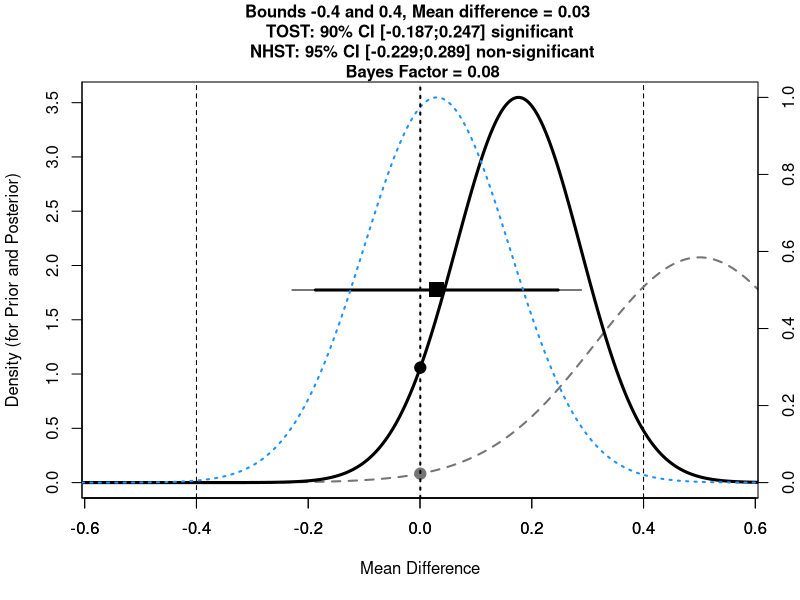
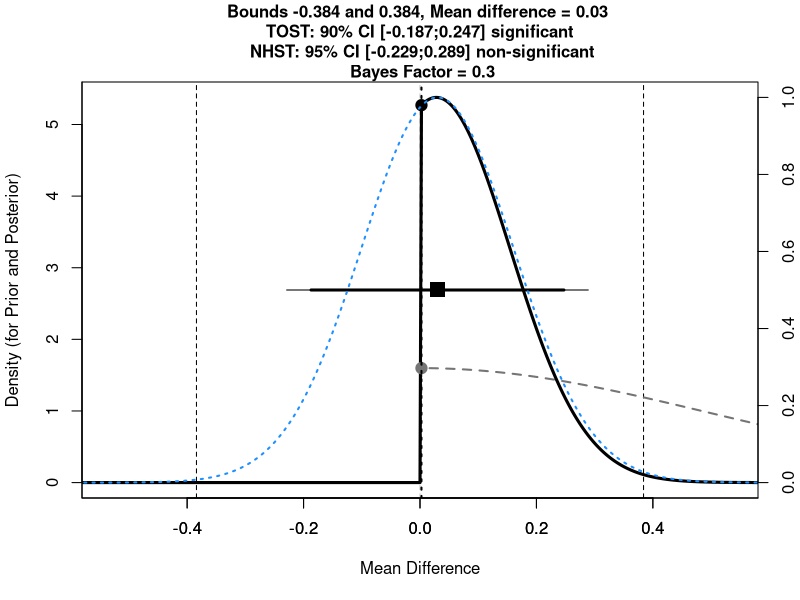
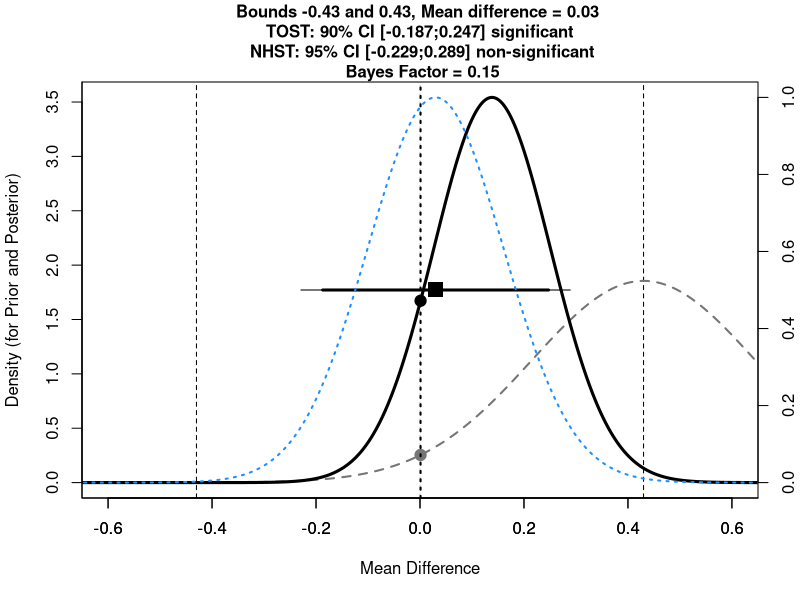
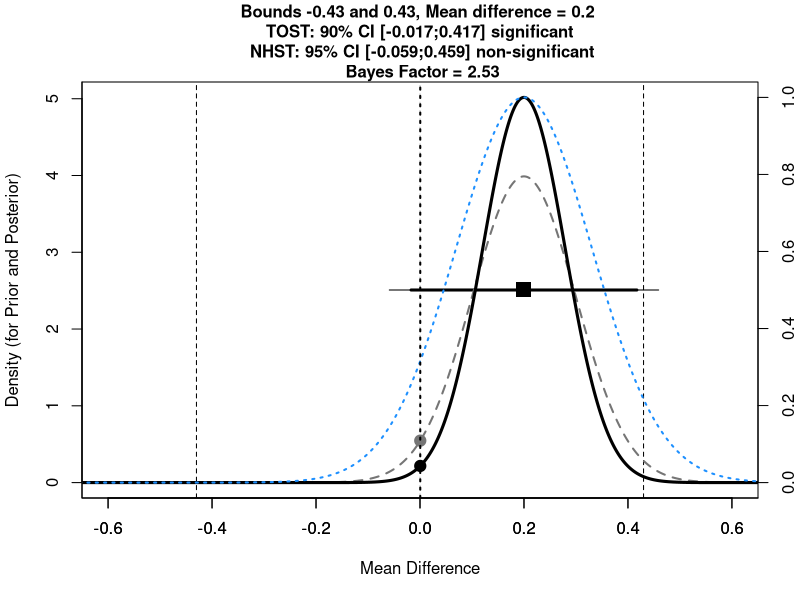
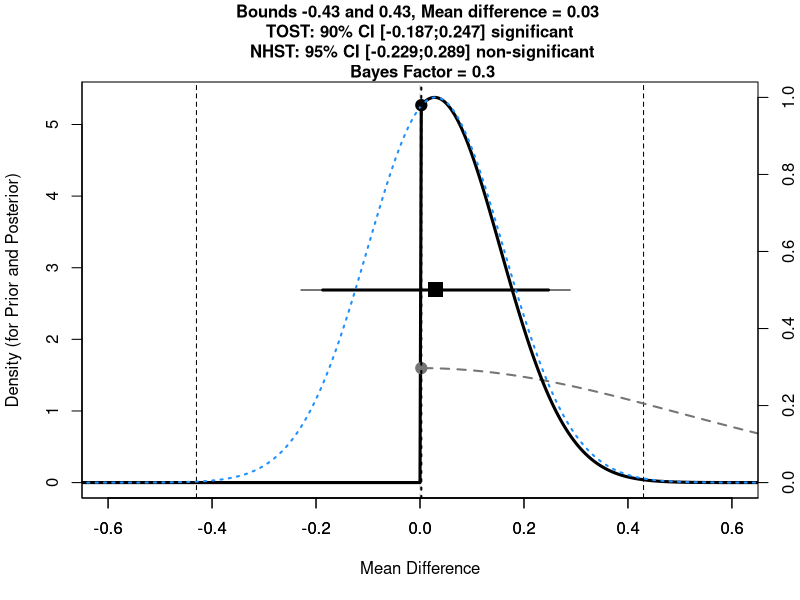
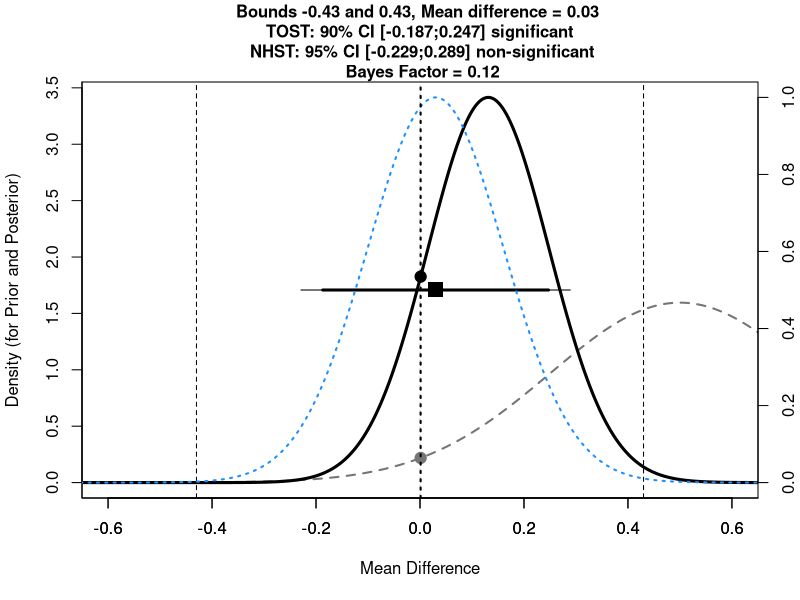

These figures' R source, in order: (Note: this script raises an error after producing the figures.)
TOSTtwo.raw.bf<-function(m1,m2,sd1,sd2,n1,n2,low_eqbound, high_eqbound, alpha, var.equal, prior_dist, effect_prior, se_prior, df_prior, uniform_lower_bound, uniform_upper_bound)
  {
  if(missing(alpha)) {
    alpha<-0.05
  }
  if(missing(var.equal)) {
    var.equal<-FALSE
  }
  if(var.equal==TRUE) {
    sdpooled<-sqrt((((n1 - 1)*(sd1^2)) + (n2 - 1)*(sd2^2))/((n1+n2)-2)) #calculate sd pooled
    t1<-((m1-m2)-low_eqbound)/(sdpooled*sqrt(1/n1 + 1/n2))
    degree_f<-n1+n2-2
    p1<-pt(t1, degree_f, lower.tail=FALSE)
    t2<-((m1-m2)-high_eqbound)/(sdpooled*sqrt(1/n1 + 1/n2))
    p2<-pt(t2, degree_f, lower.tail=TRUE)
    LL90<-(m1-m2)-qt(1-alpha, degree_f)*(sdpooled*sqrt(1/n1 + 1/n2))
    UL90<-(m1-m2)+qt(1-alpha, degree_f)*(sdpooled*sqrt(1/n1 + 1/n2))
    LL95<-(m1-m2)-qt(1-(alpha/2), degree_f)*(sdpooled*sqrt(1/n1 + 1/n2))
    UL95<-(m1-m2)+qt(1-(alpha/2), degree_f)*(sdpooled*sqrt(1/n1 + 1/n2))
    t<-(m1-m2)/(sdpooled*sqrt(1/n1 + 1/n2))
    pttest<-2*pt(-abs(t), df=degree_f)
  } else {
    sdpooled<-sqrt((sd1^2 + sd2^2)/2) #calculate sd root mean squared for Welch's t-test
    t1<-((m1-m2)-low_eqbound)/sqrt(sd1^2/n1 + sd2^2/n2) #welch's t-test lower bound
    degree_f<-(sd1^2/n1+sd2^2/n2)^2/(((sd1^2/n1)^2/(n1-1))+((sd2^2/n2)^2/(n2-1))) #degrees of freedom for Welch's t-test
    p1<-pt(t1, degree_f, lower.tail=FALSE) #p-value for Welch's TOST t-test
    t2<-((m1-m2)-high_eqbound)/sqrt(sd1^2/n1 + sd2^2/n2) #welch's t-test upper bound
    p2<-pt(t2, degree_f, lower.tail=TRUE) #p-value for Welch's TOST t-test
    t<-(m1-m2)/sqrt(sd1^2/n1 + sd2^2/n2) #welch's t-test NHST
    pttest<-2*pt(-abs(t), df=degree_f) #p-value for Welch's t-test
    LL90<-(m1-m2)-qt(1-alpha, degree_f)*sqrt(sd1^2/n1 + sd2^2/n2) #Lower limit for CI Welch's t-test
    UL90<-(m1-m2)+qt(1-alpha, degree_f)*sqrt(sd1^2/n1 + sd2^2/n2) #Upper limit for CI Welch's t-test
    LL95<-(m1-m2)-qt(1-(alpha/2), degree_f)*sqrt(sd1^2/n1 + sd2^2/n2) #Lower limit for CI Welch's t-test
    UL95<-(m1-m2)+qt(1-(alpha/2), degree_f)*sqrt(sd1^2/n1 + sd2^2/n2) #Upper limit for CI Welch's t-test
  }
  ptost<-max(p1,p2) #Get highest p-value for summary TOST result
  ttost<-ifelse(abs(t1) < abs(t2), t1, t2) #Get lowest t-value for summary TOST result
  dif<-(m1-m2)
  testoutcome<-ifelse(pttest<alpha,"significant","non-significant")
  TOSToutcome<-ifelse(ptost<alpha,"significant","non-significant")
  if(var.equal == TRUE) {
    message(cat("Using alpha = ",alpha," Student's t-test was ",testoutcome,", t(",degree_f,") = ",t,", p = ",pttest,sep=""))
    cat("\n")
    message(cat("Using alpha = ",alpha," the equivalence test based on Student's t-test was ",TOSToutcome,", t(",degree_f,") = ",ttost,", p = ",ptost,sep=""))
  } else {
    message(cat("Using alpha = ",alpha," Welch's t-test was ",testoutcome,", t(",degree_f,") = ",t,", p = ",pttest,sep=""))
    cat("\n")
    message(cat("Using alpha = ",alpha," the equivalence test based on Welch's t-test  was ",TOSToutcome,", t(",degree_f,") = ",ttost,", p = ",ptost,sep=""))
  }
  TOSTresults<-data.frame(t1,p1,t2,p2,degree_f)
  colnames(TOSTresults) <- c("t-value 1","p-value 1","t-value 2","p-value 2","df")
  bound_results<-data.frame(low_eqbound,high_eqbound)
  colnames(bound_results) <- c("low bound raw","high bound raw")
  CIresults<-data.frame(LL90,UL90)
  colnames(CIresults) <- c(paste("Lower Limit ",100*(1-alpha*2),"% CI raw",sep=""),paste("Upper Limit ",100*(1-alpha*2),"% CI raw",sep=""))
  cat("TOST results:\n")
  print(TOSTresults)
  cat("\n")
  cat("Equivalence bounds (raw scores):\n")
  print(bound_results)
  cat("\n")
  cat("TOST confidence interval:\n")
  print(CIresults)
  #below added BF calc
  bayes<-TRUE #expect to provide bayes
  if(missing(prior_dist)) {
    bayes<-FALSE #if no prior effect size is provided, BF not calculated
  }
  if(bayes==TRUE){
    if(prior_dist=="normal"){
      if(missing(se_prior)){
        se_prior<-effect_prior/2 #if not specified otherwise, default SE is effect/2
      }
    }
    if(prior_dist=="halfnormal"){
      if(missing(se_prior)){
        se_prior<-effect_prior #if not specified otherwise, default SE is effect
        effect_prior<-0 #halfnormal is centered on 0
      } }
    if(prior_dist=="cauchy"){
      df_prior<-1
      if(missing(se_prior)){
        df_prior<-1
        se_prior<-effect_prior/2} #if not specified otherwise, default SE is effect
    }
    if(prior_dist=="halfcauchy"){
      df_prior<-1
      if(missing(se_prior)){
        df_prior<-1
        se_prior<-effect_prior #if not specified otherwise, default SE is effect
        effect_prior<-0 #halfcauchy is centered on 0
      }
    }
    if(missing(df_prior)){
      df_prior<-1000 #if not specified otherwise, default df = 100000 (practically normal)
    }
    if(prior_dist=="uniform"){
      theta = ((uniform_upper_bound + uniform_lower_bound)/2) - (2 * (uniform_upper_bound - uniform_lower_bound))
      tLL <- ((uniform_upper_bound + uniform_lower_bound)/2) - (2 * (uniform_upper_bound - uniform_lower_bound))
      tUL <- ((uniform_upper_bound + uniform_lower_bound)/2) + (2 * (uniform_upper_bound - uniform_lower_bound))
      incr <- (tUL - tLL) / 4000
      theta=seq(from = theta, by = incr, length = 4001)
      dist_theta = numeric(4001)
      dist_theta[theta >= uniform_lower_bound & theta <= uniform_upper_bound] = 1
    } else {
      theta <- effect_prior - 10 * se_prior
      incr <- se_prior / 200
      theta=seq(from = effect_prior - 10 * se_prior, by = incr, length = 4001)
      dist_theta <- dt(x = (theta-effect_prior)/se_prior, df=df_prior)
      if(prior_dist=="halfnormal"){
        dist_theta[theta <= 0] = 0
      }
      if(prior_dist=="halfcauchy"){
        dist_theta[theta <= 0] = 0
      }
    }
    dist_theta_alt = dist_theta/sum(dist_theta)
    likelihood <- dt((dif-theta)/(dif/t), df = degree_f) #use dif - can be set to d Create likelihood, for each theta, compute how well it predicts the obtained mean, given the obtained SEM and the obtained dfs.
    likelihood_alt = likelihood/sum(likelihood) # alternative computation with normalized vectors
    height <- dist_theta * likelihood # Multiply prior with likelihood, this gives the unstandardized posterior
    area <- sum(height * incr)
    normarea <- sum(dist_theta * incr)
    height_alt = dist_theta_alt * likelihood_alt
    height_alt = height_alt/sum(height_alt)
    LikelihoodTheory <- area/normarea
    LikelihoodNull <- dt(dif/(dif/t), df = degree_f)
    BayesFactor <- round(LikelihoodTheory / LikelihoodNull, 2)
    bayes_results <- data.frame(BayesFactor, LikelihoodTheory, LikelihoodNull)
    colnames(bayes_results) <- c("Bayes Factor","Likelihood (alternative)","Likelihood (null)")
    cat("Bayes Results:\n")
    print(bayes_results)
    cat("\n")
    invisible(list(TOST_t1=t1,TOST_p1=p1,TOST_t2=t2,TOST_p2=p2, TOST_df=degree_f,alpha=alpha,low_eqbound=low_eqbound,high_eqbound=high_eqbound,low_eqbound=low_eqbound,high_eqbound=high_eqbound, LL_CI_TOST=LL90,UL_CI_TOST=UL90,bf=BayesFactor, ll_theory=LikelihoodTheory, ll_null=LikelihoodNull))
    #plot (adapted from Wiens by DL)
    myminY = 1
    # rescale prior and posterior to sum = 1 (density)
    dist_theta_alt = dist_theta_alt / (sum(dist_theta_alt)*incr)
    height_alt = height_alt/(sum(height_alt)*incr)
    # rescale likelood to maximum = 1
    likelihood_alt = likelihood_alt / max(likelihood_alt)
    data = cbind(dist_theta_alt, height_alt)
    maxy = max(data)
    max_per_x = apply(data,1,max)
    max_x_keep = max_per_x/maxy*100 > myminY  # threshold (1%) here
    x_keep = which(max_x_keep==1)
    #png(file=paste("Fig1.png",sep=""),width=2300,height=2000, units = "px", res = 300)
    plot(NA, ylim=c(0,maxy), xlim=c(min(LL90,low_eqbound)-max(UL90-LL90, high_eqbound-low_eqbound)/5, max(UL90,high_eqbound)+max(UL90-LL90, high_eqbound-low_eqbound)/5), bty="l", yaxt="n", ylab="",xlab="Mean Difference")
    points(x=dif, y=maxy/2, pch=15, cex=2)
    abline(v=high_eqbound, lty=2)
    abline(v=low_eqbound, lty=2)
    abline(v=0, lty=2, col="grey")
    segments(LL90,maxy/2,UL90,maxy/2, lwd=3)
    segments(LL95,maxy/2,UL95,maxy/2, lwd=1)
    if(bayes==FALSE) {
      title(main=paste("Equivalence bounds ",round(low_eqbound,digits=3)," and ",round(high_eqbound,digits=3),"\nMean difference = ",round(dif,digits=3)," \n TOST: ", 100*(1-alpha*2),"% CI [",round(LL90,digits=3),";",round(UL90,digits=3),"] ", TOSToutcome," \n NHST: ", 100*(1-alpha),"% CI [",round(LL95,digits=3),";",round(UL95,digits=3),"] ", testoutcome, sep=""), cex.main=1)
    }
    if(bayes==TRUE){
      par(new=TRUE)
      plot(theta, dist_theta_alt, type = "l",
           ylim = c(0, maxy),
           xlim=c(min(LL90,low_eqbound)-max(UL90-LL90, high_eqbound-low_eqbound)/5, max(UL90,high_eqbound)+max(UL90-LL90, high_eqbound-low_eqbound)/5),
           ylab = "Density (for Prior and Posterior)", xlab = "", col = "grey46", lwd = 2, lty = 2)
      lines(theta, height_alt, type = "l", col = "black", lwd = 3, lty = 1)
      theta0 = which(theta == min(theta[theta>0]))
      points(theta[theta0],dist_theta_alt[theta0], pch = 19, col = "grey46", cex = 1.5)
      points(theta[theta0],height_alt[theta0], pch = 19, col = "black", cex = 1.5)
      par(new = T)
      plot(theta, likelihood_alt, type = "l",
           ylim = c(0, 1),
           xlim=c(min(LL90,low_eqbound)-max(UL90-LL90, high_eqbound-low_eqbound)/5, max(UL90,high_eqbound)+max(UL90-LL90, high_eqbound-low_eqbound)/5),     col = "dodgerblue", lwd = 2, lty = 3, axes = F, xlab = NA, ylab = NA)
      axis(side = 4)
      mtext(side = 4, line = 3, 'Likelihood')
      abline(v = theta[theta0], lwd = 2, lty = 3)
      if(bayes==TRUE){
        title(main=paste("Bounds ",round(low_eqbound,digits=3)," and ",round(high_eqbound,digits=3),", Mean difference = ",round(dif,digits=3)," \n TOST: ", 100*(1-alpha*2),"% CI [",round(LL90,digits=3),";",round(UL90,digits=3),"] ", TOSToutcome," \n NHST: ", 100*(1-alpha),"% CI [",round(LL95,digits=3),";",round(UL95,digits=3),"] ", testoutcome,"\n Bayes Factor = ", BayesFactor, sep=""), cex.main=1)
      }
      #dev.off()
    }
  }
}

TOSTtwo.raw.bf(m1=5.25,m2=5.22,sd1=0.95,sd2=0.83,n1=95,n2=89,low_eqbound=-0.4,high_eqbound=0.4, var.equal=FALSE, prior_dist = "normal", effect_prior = 0.5, se_prior=0.191, df_prior=(20+20)-2) # B = 0.08




##### Correct Understanding of TOST?
TOSTtwo.raw.bf(m1=5.25,m2=5.22,sd1=0.95,sd2=0.83,n1=95,n2=89,low_eqbound=-0.384,high_eqbound=0.384, var.equal=FALSE, prior_dist = "halfnormal", effect_prior = 0.5) # B = 0.31
# Nonsignificantly different from zero t=0.23, p=0.82, and is equivalent t=3.50, p=.0002.

TOSTtwo.raw.bf(m1=5.25,m2=5.22,sd1=0.95,sd2=0.83,n1=95,n2=89,low_eqbound=-0.43,high_eqbound=0.43, var.equal=FALSE, prior_dist = "normal", effect_prior = 0.43) # B = 0.31
# Significantly different from zero t=3.81, p<.001, and is not equivalent t=0.53, p=.70

TOSTtwo.raw.bf(m1=5.25,m2=5.05,sd1=0.95,sd2=0.83,n1=95,n2=89,low_eqbound=-0.43,high_eqbound=0.43, var.equal=FALSE, prior_dist = "normal", effect_prior = 0.2) # B = 0.31
# Not significantly different from zero t=1.52, p<.001, and was equivalent t=-1.75, p=.04






# Calculate SE for original study and 
(sqrt((((20 - 1)*(0.59^2)) + (20 - 1)*(0.62^2))/((20+20)-2))) * sqrt(1/20 + 1/20) # 0.1913766, SE for original study
(sqrt((((95 - 1)*(0.95^2)) + (89 - 1)*(0.83^2))/((95+89)-2))) * sqrt(1/95 + 1/89) # 0.131882, SE for replication study


## Normals
# TOST raw calculator original
TOSTtwo.raw.bf(m1=5.25,m2=5.22,sd1=0.95,sd2=0.83,n1=95,n2=89,low_eqbound=-0.43,high_eqbound=0.43, var.equal=FALSE, prior_dist = "halfnormal", effect_prior = 0.5) # B = 0.31
TOSTtwo.raw.bf(m1=5.25,m2=5.22,sd1=0.95,sd2=0.83,n1=95,n2=89,low_eqbound=-0.43,high_eqbound=0.43, var.equal=FALSE, prior_dist = "normal", effect_prior = 0.5) # B = 0.12
# Baguely & Kaye's calculator:
Bf(0.132, 0.03, 0, meanoftheory=0, sdtheory=0.5, tail=1) # 0.30   
Bf(0.132, 0.03, 0, meanoftheory=0.5, sdtheory=0.25, tail=2) # 0.12
# Wiens calculator:
BF_t(0, 0.5, 100000, 0.03, 0.132, (89+95)-2, tail=1) # 0.31
BF_t(0.5, 0.25, 100000, 0.03, 0.132, (89+95)-2, tail=2) # 0.12


## t-distributions
# TOST raw calculator original
TOSTtwo.raw.bf(m1=5.25,m2=5.22,sd1=0.95,sd2=0.83,n1=95,n2=89,low_eqbound=-0.43,high_eqbound=0.433, var.equal=FALSE, prior_dist = "halfnormal", effect_prior = 0, se_prior=0.5, df_prior=(20+20)-2) # B = 0.30
TOSTtwo.raw.bf(m1=5.25,m2=5.22,sd1=0.95,sd2=0.83,n1=95,n2=89,low_eqbound=-0.4,high_eqbound=0.4, var.equal=FALSE, prior_dist = "normal", effect_prior = 0.5, se_prior=0.191, df_prior=(20+20)-2) # B = 0.08
# Dienes & McLatchie calculator:
Bft(0.132, 0.03, (95+89)-2, meanoftheory=0, sdtheory=0.50, dftheory=(20+20)-2, tail = 1) # 0.3063493
Bft(0.132, 0.03, (95+89)-2, meanoftheory=0.50, sdtheory=0.191, dftheory=(20+20)-2, tail = 2) # 0.07860583
# Wiens calculator:
BF_t(0, 0.5, (20+20)-2, 0.03, 0.132, (89+95)-2, tail=1) # 0.30
BF_t(0.5, 0.191, 100000, 0.03, 0.132, (89+95)-2, tail=2) # 0.08


## Cauchy
# TOST raw calculator original
TOSTtwo.raw.bf(m1=5.25,m2=5.22,sd1=0.95,sd2=0.83,n1=95,n2=89,low_eqbound=-0.43,high_eqbound=0.43, var.equal=FALSE, prior_dist = "halfnormal", effect_prior = 0, se_prior=0.5, df_prior=1) # B = 0.25
TOSTtwo.raw.bf(m1=5.25,m2=5.22,sd1=0.95,sd2=0.83,n1=95,n2=89,low_eqbound=-0.43,high_eqbound=0.43, var.equal=FALSE, prior_dist = "normal", effect_prior = 0.5, se_prior=0.25, df_prior=1) # B = 0.12, using se_prior = 0.5/2
TOSTtwo.raw.bf(m1=5.25,m2=5.22,sd1=0.95,sd2=0.83,n1=95,n2=89,low_eqbound=-0.43,high_eqbound=0.43, var.equal=FALSE, prior_dist = "normal", effect_prior = 0.5, se_prior=0.191, df_prior=1) # B = 0.10, using actual se_prior
# TOST raw calculator neil
TOSTtwo.raw.bf(m1=5.25,m2=5.22,sd1=0.95,sd2=0.83,n1=95,n2=89,low_eqbound=-0.43,high_eqbound=0.43, var.equal=FALSE, prior_dist = "halfcauchy", effect_prior = 0.5) # B = 0.25
TOSTtwo.raw.bf(m1=5.25,m2=5.22,sd1=0.95,sd2=0.83,n1=95,n2=89,low_eqbound=-0.43,high_eqbound=0.43, var.equal=FALSE, prior_dist = "cauchy", effect_prior = 0.5) # B = 0.12, using se_prior = 0.5/2 (default)
TOSTtwo.raw.bf(m1=5.25,m2=5.22,sd1=0.95,sd2=0.83,n1=95,n2=89,low_eqbound=-0.43,high_eqbound=0.43, var.equal=FALSE, prior_dist = "cauchy", effect_prior = 0.5, se_prior=0.191) # B = 0.10, using actual se_prior
# Dienes & McLatchie calculator:
Bft(0.132, 0.03, (95+89)-2, meanoftheory=0, sdtheory=0.50, dftheory=1, tail = 1) # 0.2549421
Bft(0.132, 0.03, (95+89)-2, meanoftheory=0.50, sdtheory=0.25, dftheory=1, tail = 2) # 0.1029683
# Wiens calculator:
BF_t(0, 0.5, 1, 0.03, 0.132, (95+89)-2, tail=1) # 0.25
BF_t(0.5, 0.191, 1, 0.03, 0.132, (95+89)-2, tail=2) # 0.10



## Checking directionality - Moon and Roeder data
# means one way
TOSTtwo.raw.bf(m1  = 0.50,
               m2  = 0.46,
               sd1 = 0.18,
               sd2 = 0.17,
               n1  = 48,
               n2  = 53,
               low_eqbound  = -0.0625,
               high_eqbound =  0.0625,
               alpha = .05,
               prior_dist="normal",
               effect_prior=0,
               se_prior=0.05
)

TOSTtwo.raw.bf(m1  = 0.50,
               m2  = 0.46,
               sd1 = 0.18,
               sd2 = 0.17,
               n1  = 48,
               n2  = 53,
               low_eqbound  = -0.0625,
               high_eqbound =  0.0625,
               alpha = .05,
               prior_dist="halfnormal",
               effect_prior=0,
               se_prior=0.05
)

# B = 1.47




# means switched around
TOSTtwo.raw.bf(m1  = 0.46,
               m2  = 0.50,
               sd1 = 0.17,
               sd2 = 0.18,
               n1  = 53,
               n2  = 48,
               low_eqbound  = -0.0625,
               high_eqbound =  0.0625,
               alpha = .05,
               prior_dist="halfnormal",
               effect_prior=0,
               se_prior=0.05
)
# B = 0.31


TOSTtwo.raw.bf(m1  = 4.785714,  # Mean of group 1
               m2  = 4.656863,  # Mean of group 2
               sd1 = 1.089725,  # Standard deviation of group 1
               sd2 = 1.189497,  # Standard deviation of group 2
               n1  = 49,  # Number of subjects in group 1
               n2  = 51,  # Number of subjects in group 2
               low_eqbound = -0.6,  # Value for the lower equivalence bound
               high_eqbound =  0.6,  # Value for the higher equivalence bound
               alpha = .05,
               prior_dist="normal",
               effect_prior=0.5
)  # Alpha level for TOST and NHST


TOSTtwo.raw.bf(m1  = 4.785714,  # Mean of group 1
               m2  = 4.656863,  # Mean of group 2
               sd1 = 1.089725,  # Standard deviation of group 1
               sd2 = 1.189497,  # Standard deviation of group 2
               n1  = 49,  # Number of subjects in group 1
               n2  = 51,  # Number of subjects in group 2
               low_eqbound = -0.5,  # Value for the lower equivalence bound
               high_eqbound =  0.5,  # Value for the higher equivalence bound
               alpha = .05,
               prior_dist="uniform",
               uniform_lower_bound = -2,
               uniform_upper_bound = 2
)

#Differences of priors

#Normal
TOSTtwo.raw.bf(m1  = 4.785714,  # Mean of group 1
               m2  = 4.656863,  # Mean of group 2
               sd1 = 1.089725,  # Standard deviation of group 1
               sd2 = 1.189497,  # Standard deviation of group 2
               n1  = 49,  # Number of subjects in group 1
               n2  = 51,  # Number of subjects in group 2
               low_eqbound = -0.4,  # Value for the lower equivalence bound
               high_eqbound =  0.4,  # Value for the higher equivalence bound
               alpha = .05,
               prior_dist="normal",
               effect_prior=0.5,
)  # Alpha level for TOST and NHST


#Half-Normal
TOSTtwo.raw.bf(m1  = 4.785714,  # Mean of group 1
               m2  = 4.656863,  # Mean of group 2
               sd1 = 1.089725,  # Standard deviation of group 1
               sd2 = 1.189497,  # Standard deviation of group 2
               n1  = 49,  # Number of subjects in group 1
               n2  = 51,  # Number of subjects in group 2
               low_eqbound = -0.6,  # Value for the lower equivalence bound
               high_eqbound =  0.6,  # Value for the higher equivalence bound
               alpha = .05,
               prior_dist="halfnormal",
               effect_prior=0.
)  # Alpha level for TOST and NHST



#Uniform
TOSTtwo.raw.bf(m1  = 4.785714,  # Mean of group 1
               m2  = 4.656863,  # Mean of group 2
               sd1 = 1.089725,  # Standard deviation of group 1
               sd2 = 1.189497,  # Standard deviation of group 2
               n1  = 49,  # Number of subjects in group 1
               n2  = 51,  # Number of subjects in group 2
               low_eqbound = -0.4,  # Value for the lower equivalence bound
               high_eqbound =  0.4,  # Value for the higher equivalence bound
               alpha = .05,
               prior_dist="uniform",
               uniform_lower_bound = -1,
               uniform_upper_bound = 1
)

# Does new uniform calculator perform the same as other calculators?
# Previous example, with halfnormal 
# Moon & Roeder 2014 example
TOSTtwo.raw.bf(m1  = 0.46,  # Mean of group 1
               m2  = 0.50,  # Mean of group 2
               sd1 = 0.17,  # Standard deviation of group 1
               sd2 = 0.18,  # Standard deviation of group 2
               n1  = 53,  # Number of subjects in group 1
               n2  = 48,  # Number of subjects in group 2
               low_eqbound = -.0625,  # Value for the lower equivalence bound
               high_eqbound = .0625,  # Value for the higher equivalence bound
               alpha = .05,
               prior_dist="uniform",
               uniform_lower_bound=-0.0625,
               uniform_upper_bound=0.0625
               )
# B = 1
## This is still all correct (equivalence tests, BFs):
BF_U(LL=-0.0625, UL=0.0625, meanobtained=-0.04, semobtained=0.03483295, dfobtained=10000) # B = 1
Bf(0.03483295, -0.04, 1, lower=-0.0625, upper=0.0625) # 0.9979883

# Change the range of the uniform distribution
TOSTtwo.raw.bf(m1  = 0.46,  # Mean of group 1
               m2  = 0.50,  # Mean of group 2
               sd1 = 0.17,  # Standard deviation of group 1
               sd2 = 0.18,  # Standard deviation of group 2
               n1  = 53,  # Number of subjects in group 1
               n2  = 48,  # Number of subjects in group 2
               low_eqbound = -.0625,  # Value for the lower equivalence bound
               high_eqbound = .0625,  # Value for the higher equivalence bound
               alpha = .05,
               prior_dist="uniform",
               uniform_lower_bound=0,
               uniform_upper_bound=1
)
# B = 0.02
BF_U(LL=0, UL=1, meanobtained=-0.04, semobtained=0.03483295, dfobtained=10000) # B = 0.02
Bf( 0.03483295,  -0.04, 1, lower=0, upper=1) # B=0.02092337
